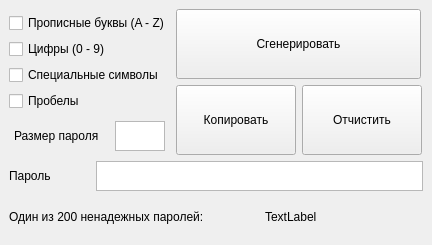
<?xml version="1.0" encoding="UTF-8"?>
<ui version="4.0">
 <class>PasswordGenerator</class>
 <widget class="QMainWindow" name="PasswordGenerator">
  <property name="geometry">
   <rect>
    <x>0</x>
    <y>0</y>
    <width>432</width>
    <height>245</height>
   </rect>
  </property>
  <property name="minimumSize">
   <size>
    <width>432</width>
    <height>245</height>
   </size>
  </property>
  <property name="maximumSize">
   <size>
    <width>432</width>
    <height>245</height>
   </size>
  </property>
  <property name="windowTitle">
   <string>Генератор паролей</string>
  </property>
  <widget class="QWidget" name="centralwidget">
   <property name="minimumSize">
    <size>
     <width>432</width>
     <height>245</height>
    </size>
   </property>
   <property name="maximumSize">
    <size>
     <width>432</width>
     <height>245</height>
    </size>
   </property>
   <layout class="QGridLayout" name="gridLayout">
    <item row="0" column="0">
     <layout class="QVBoxLayout" name="AllUI">
      <item>
       <layout class="QHBoxLayout" name="UserInput">
        <item>
         <layout class="QVBoxLayout" name="Settings">
          <item>
           <layout class="QVBoxLayout" name="CheckBoxes">
            <item>
             <widget class="QCheckBox" name="UppercaseLetters">
              <property name="text">
               <string>Прописные буквы (A - Z)</string>
              </property>
             </widget>
            </item>
            <item>
             <widget class="QCheckBox" name="Numbers">
              <property name="text">
               <string>Цифры (0 - 9)</string>
              </property>
             </widget>
            </item>
            <item>
             <widget class="QCheckBox" name="SpecialSymbols">
              <property name="text">
               <string>Специальные символы</string>
              </property>
             </widget>
            </item>
            <item>
             <widget class="QCheckBox" name="Spaces">
              <property name="text">
               <string>Пробелы</string>
              </property>
             </widget>
            </item>
           </layout>
          </item>
          <item>
           <layout class="QHBoxLayout" name="PasswordSizeLayout">
            <item>
             <widget class="QLabel" name="PasswordSizeText">
              <property name="minimumSize">
               <size>
                <width>90</width>
                <height>30</height>
               </size>
              </property>
              <property name="maximumSize">
               <size>
                <width>90</width>
                <height>30</height>
               </size>
              </property>
              <property name="text">
               <string>Размер пароля</string>
              </property>
             </widget>
            </item>
            <item>
             <widget class="QTextEdit" name="PasswordSize">
              <property name="minimumSize">
               <size>
                <width>50</width>
                <height>30</height>
               </size>
              </property>
              <property name="maximumSize">
               <size>
                <width>50</width>
                <height>30</height>
               </size>
              </property>
             </widget>
            </item>
           </layout>
          </item>
         </layout>
        </item>
        <item>
         <layout class="QVBoxLayout" name="Buttons">
          <item>
           <widget class="QPushButton" name="Generate">
            <property name="minimumSize">
             <size>
              <width>245</width>
              <height>70</height>
             </size>
            </property>
            <property name="maximumSize">
             <size>
              <width>245</width>
              <height>70</height>
             </size>
            </property>
            <property name="text">
             <string>Сгенерировать</string>
            </property>
           </widget>
          </item>
          <item>
           <layout class="QHBoxLayout" name="Options">
            <item>
             <widget class="QPushButton" name="Copy">
              <property name="minimumSize">
               <size>
                <width>120</width>
                <height>70</height>
               </size>
              </property>
              <property name="maximumSize">
               <size>
                <width>120</width>
                <height>70</height>
               </size>
              </property>
              <property name="text">
               <string>Копировать</string>
              </property>
             </widget>
            </item>
            <item>
             <widget class="QPushButton" name="Clear">
              <property name="minimumSize">
               <size>
                <width>120</width>
                <height>70</height>
               </size>
              </property>
              <property name="maximumSize">
               <size>
                <width>120</width>
                <height>70</height>
               </size>
              </property>
              <property name="text">
               <string>Отчистить</string>
              </property>
             </widget>
            </item>
           </layout>
          </item>
         </layout>
        </item>
       </layout>
      </item>
      <item>
       <layout class="QVBoxLayout" name="BottomLayout">
        <item>
         <layout class="QHBoxLayout" name="GeneratedPasswordLayout">
          <item>
           <widget class="QLabel" name="GeneratedPasswordText">
            <property name="minimumSize">
             <size>
              <width>81</width>
              <height>25</height>
             </size>
            </property>
            <property name="maximumSize">
             <size>
              <width>81</width>
              <height>25</height>
             </size>
            </property>
            <property name="text">
             <string>Пароль</string>
            </property>
           </widget>
          </item>
          <item>
           <widget class="QTextEdit" name="GeneratedPassword">
            <property name="minimumSize">
             <size>
              <width>50</width>
              <height>30</height>
             </size>
            </property>
            <property name="maximumSize">
             <size>
              <width>500</width>
              <height>30</height>
             </size>
            </property>
           </widget>
          </item>
         </layout>
        </item>
        <item>
         <layout class="QHBoxLayout" name="WeakPasswodLayout">
          <item>
           <widget class="QLabel" name="WeakPasswordText">
            <property name="minimumSize">
             <size>
              <width>250</width>
              <height>25</height>
             </size>
            </property>
            <property name="maximumSize">
             <size>
              <width>250</width>
              <height>25</height>
             </size>
            </property>
            <property name="text">
             <string>Один из 200 ненадежных паролей:</string>
            </property>
           </widget>
          </item>
          <item>
           <widget class="QLabel" name="WeakPassword">
            <property name="text">
             <string>TextLabel</string>
            </property>
           </widget>
          </item>
         </layout>
        </item>
       </layout>
      </item>
     </layout>
    </item>
   </layout>
  </widget>
 </widget>
 <resources/>
 <connections/>
</ui>
